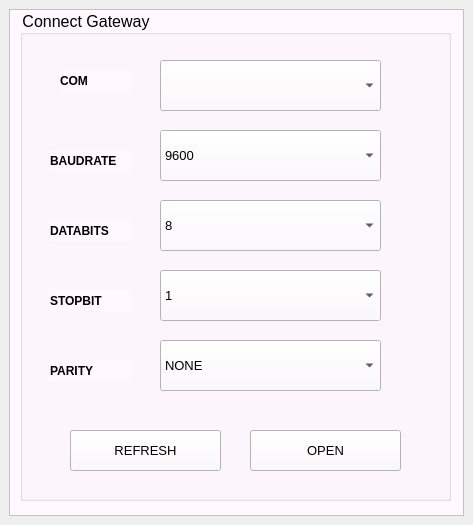
<?xml version="1.0" encoding="UTF-8"?>
<ui version="4.0">
 <class>logingateway</class>
 <widget class="QMainWindow" name="logingateway">
  <property name="geometry">
   <rect>
    <x>0</x>
    <y>0</y>
    <width>473</width>
    <height>525</height>
   </rect>
  </property>
  <property name="windowTitle">
   <string>TEST TOOL</string>
  </property>
  <widget class="QWidget" name="centralwidget">
   <layout class="QVBoxLayout" name="verticalLayout">
    <item>
     <widget class="QScrollArea" name="scrollArea">
      <property name="styleSheet">
       <string notr="true">background-color:rgb(255, 248, 254)
</string>
      </property>
      <property name="widgetResizable">
       <bool>true</bool>
      </property>
      <widget class="QWidget" name="scrollAreaWidgetContents">
       <property name="geometry">
        <rect>
         <x>0</x>
         <y>0</y>
         <width>449</width>
         <height>501</height>
        </rect>
       </property>
       <widget class="QGroupBox" name="groupBox">
        <property name="geometry">
         <rect>
          <x>10</x>
          <y>0</y>
          <width>431</width>
          <height>491</height>
         </rect>
        </property>
        <property name="font">
         <font>
          <pointsize>12</pointsize>
         </font>
        </property>
        <property name="title">
         <string>Connect Gateway</string>
        </property>
        <widget class="QComboBox" name="comport">
         <property name="geometry">
          <rect>
           <x>140</x>
           <y>50</y>
           <width>221</width>
           <height>51</height>
          </rect>
         </property>
         <property name="font">
          <font>
           <pointsize>10</pointsize>
          </font>
         </property>
        </widget>
        <widget class="QLabel" name="label_18">
         <property name="geometry">
          <rect>
           <x>40</x>
           <y>60</y>
           <width>71</width>
           <height>21</height>
          </rect>
         </property>
         <property name="font">
          <font>
           <pointsize>9</pointsize>
           <weight>75</weight>
           <bold>true</bold>
          </font>
         </property>
         <property name="text">
          <string>COM</string>
         </property>
        </widget>
        <widget class="QComboBox" name="baudrate">
         <property name="geometry">
          <rect>
           <x>140</x>
           <y>120</y>
           <width>221</width>
           <height>51</height>
          </rect>
         </property>
         <property name="font">
          <font>
           <pointsize>10</pointsize>
          </font>
         </property>
         <item>
          <property name="text">
           <string>9600</string>
          </property>
         </item>
         <item>
          <property name="text">
           <string>19200</string>
          </property>
         </item>
         <item>
          <property name="text">
           <string>115200</string>
          </property>
         </item>
        </widget>
        <widget class="QLabel" name="label_19">
         <property name="geometry">
          <rect>
           <x>30</x>
           <y>140</y>
           <width>81</width>
           <height>21</height>
          </rect>
         </property>
         <property name="font">
          <font>
           <pointsize>9</pointsize>
           <weight>75</weight>
           <bold>true</bold>
          </font>
         </property>
         <property name="text">
          <string>BAUDRATE</string>
         </property>
        </widget>
        <widget class="QLabel" name="label_20">
         <property name="geometry">
          <rect>
           <x>30</x>
           <y>210</y>
           <width>81</width>
           <height>21</height>
          </rect>
         </property>
         <property name="font">
          <font>
           <pointsize>9</pointsize>
           <weight>75</weight>
           <bold>true</bold>
          </font>
         </property>
         <property name="text">
          <string>DATABITS</string>
         </property>
        </widget>
        <widget class="QComboBox" name="databit">
         <property name="geometry">
          <rect>
           <x>140</x>
           <y>190</y>
           <width>221</width>
           <height>51</height>
          </rect>
         </property>
         <property name="font">
          <font>
           <pointsize>10</pointsize>
          </font>
         </property>
         <item>
          <property name="text">
           <string>8</string>
          </property>
         </item>
         <item>
          <property name="text">
           <string>7</string>
          </property>
         </item>
        </widget>
        <widget class="QLabel" name="label_21">
         <property name="geometry">
          <rect>
           <x>30</x>
           <y>280</y>
           <width>81</width>
           <height>21</height>
          </rect>
         </property>
         <property name="font">
          <font>
           <pointsize>9</pointsize>
           <weight>75</weight>
           <bold>true</bold>
          </font>
         </property>
         <property name="text">
          <string>STOPBIT</string>
         </property>
        </widget>
        <widget class="QComboBox" name="stopbit">
         <property name="geometry">
          <rect>
           <x>140</x>
           <y>260</y>
           <width>221</width>
           <height>51</height>
          </rect>
         </property>
         <property name="font">
          <font>
           <pointsize>10</pointsize>
          </font>
         </property>
         <item>
          <property name="text">
           <string>1</string>
          </property>
         </item>
         <item>
          <property name="text">
           <string>2</string>
          </property>
         </item>
        </widget>
        <widget class="QLabel" name="label_22">
         <property name="geometry">
          <rect>
           <x>30</x>
           <y>350</y>
           <width>81</width>
           <height>21</height>
          </rect>
         </property>
         <property name="font">
          <font>
           <pointsize>9</pointsize>
           <weight>75</weight>
           <bold>true</bold>
          </font>
         </property>
         <property name="text">
          <string>PARITY</string>
         </property>
        </widget>
        <widget class="QComboBox" name="parity">
         <property name="geometry">
          <rect>
           <x>140</x>
           <y>330</y>
           <width>221</width>
           <height>51</height>
          </rect>
         </property>
         <property name="font">
          <font>
           <pointsize>10</pointsize>
          </font>
         </property>
         <item>
          <property name="text">
           <string>NONE</string>
          </property>
         </item>
         <item>
          <property name="text">
           <string>1</string>
          </property>
         </item>
        </widget>
        <widget class="QPushButton" name="open">
         <property name="geometry">
          <rect>
           <x>230</x>
           <y>420</y>
           <width>151</width>
           <height>41</height>
          </rect>
         </property>
         <property name="font">
          <font>
           <pointsize>10</pointsize>
          </font>
         </property>
         <property name="text">
          <string>OPEN</string>
         </property>
        </widget>
        <widget class="QPushButton" name="refresh">
         <property name="geometry">
          <rect>
           <x>50</x>
           <y>420</y>
           <width>151</width>
           <height>41</height>
          </rect>
         </property>
         <property name="font">
          <font>
           <pointsize>10</pointsize>
          </font>
         </property>
         <property name="text">
          <string>REFRESH</string>
         </property>
        </widget>
       </widget>
      </widget>
     </widget>
    </item>
   </layout>
  </widget>
 </widget>
 <resources/>
 <connections/>
</ui>
